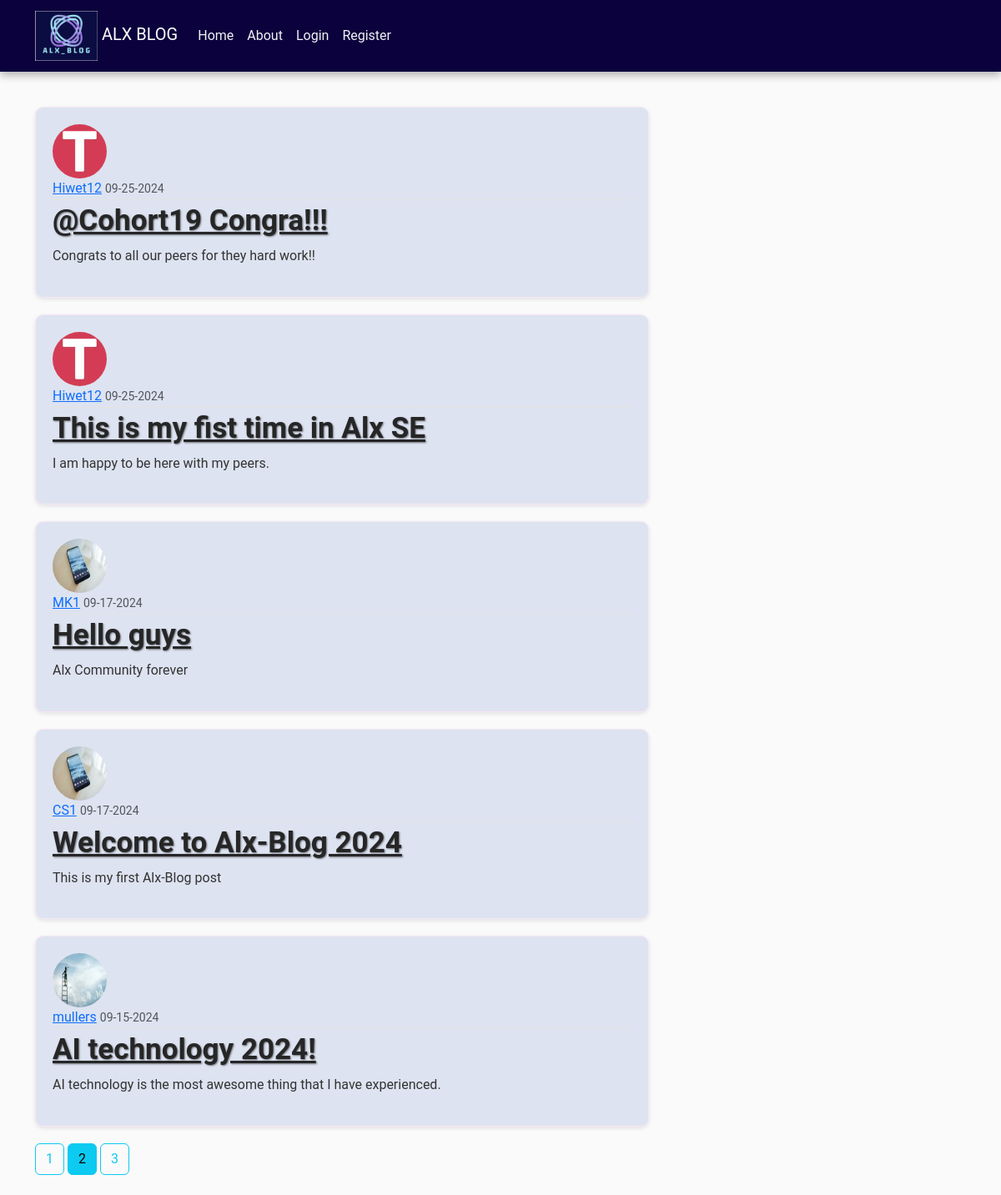
The page /home?page=2 on the database its author committed.
### alxblog/models.py (models this page shows, shortened)
class Post(db.Model):
    id = db.Column(db.Integer, primary_key=True)
    title = db.Column(db.String(150), nullable=False)
    date_posted = db.Column(db.DateTime, nullable=False, default=datetime.utcnow)
    content = db.Column(db.Text, nullable=False)
    user_id = db.Column(db.Integer, db.ForeignKey('user.id'), nullable=False)
    comments = db.relationship('Comment', backref='post', lazy=True)

class User(db.Model, UserMixin):
    id = db.Column(db.Integer, primary_key=True)
    username = db.Column(db.String(20), unique=True, nullable=False)
    email = db.Column(db.String(150), unique=True, nullable=False)
    image_file = db.Column(db.String(20), nullable=False, default='default.jpg')
    password = db.Column(db.String(60), nullable=False)
    posts = db.relationship('Post', backref='author', lazy=True)
    comments = db.relationship('Comment', back_populates='user', lazy=True)

### alxblog/routes.py (the view)
@app.route("/home")
def home():
    page = request.args.get('page', 1, type=int)
    posts = Post.query.order_by(Post.date_posted.desc()).paginate(page=page, per_page=5)
    return render_template('home.html', posts=posts, title='Home')

### alxblog/templates/home.html
{% extends "layout.html" %}
{% block content %}
{% for post in posts.items %}
 <article class="media content-section">
    <img class="rounded-circle article-img" src="{{ url_for('static', filename='profile_pics/' + post.author.image_file) }}">
    <div class="media-body">
      <div class="article-metadata">
        <a class="mr-2" href="#">{{ post.author.username }}</a>
        <small class="text-muted">{{ post.date_posted.strftime('%m-%d-%Y') }}</small>
      </div>
      <h2><a class="article-title" href="{{ url_for('post', post_id=post.id) }}">{{ post.title }}</a></h2>
      <p class="article-content">{{ post.content }}</p>
    </div>
  </article>
{% endfor %}
{% for page_num in posts.iter_pages(left_edge=1, right_edge=1, left_current=1, right_current=2) %}
{% if page_num %}
{% if posts.page == page_num%}
<a class="btn btn-info mb-4" href="{{ url_for('home', page=page_num) }}">{{ page_num }}</a>
{% else %}
<a class="btn btn-outline-info mb-4" href="{{ url_for('home', page=page_num) }}">{{ page_num }}</a>
{% endif %}
{% else %}
...
{% endif %}
{% endfor %}
{% endblock content %}

### alxblog/static/main.css (style rules this page uses)
body { background: #fafafb; font-family: "Roboto", sans-serif; font-size: medium; color: #333333; margin-top: 5rem; transition: background 0.5s ease; }
h1, h2, h3, h4, h5, h6 { font-size: 35px; color: #444444; text-shadow: 1px 1px 2px rgba(0, 0, 0, 0.5); }
.content-section { background: #dde3f0; padding: 20px; border: 1px solid #f8e6f4; border-radius: 10px; margin-bottom: 20px; box-shadow: 0 2px 5px rgba(0, 0, 0, 0.1); transition: transform 0.3s ease; }
.article-title { color: #262627; font-weight: bold; }
.article-content { white-space: pre-line; line-height: 1.6; }
.article-img { height: 65px; width: 65px; margin-right: 16px; border-radius: 50%; }
.article-metadata { padding-bottom: 1px; margin-bottom: 4px; border-bottom: 1px solid #e3e3e3; }

### rows shown on the page
Post: image_file (picture), author.username "Hiwet12", date_posted "09-25-2024", title "@Cohort19 Congra!!!", content "Congrats to all our peers for they hard work!!"
Post: image_file (picture), author.username "Hiwet12", date_posted "09-25-2024", title "This is my fist time in Alx SE", content "I am happy to be here with my peers."
Post: image_file (picture), author.username "MK1", date_posted "09-17-2024", title "Hello guys", content "Alx Community forever"
Post: image_file (picture), author.username "CS1", date_posted "09-17-2024", title "Welcome to Alx-Blog 2024", content "This is my first Alx-Blog post"
Post: image_file (picture), author.username "mullers", date_posted "09-15-2024", title "AI technology 2024!", content "AI technology is the most awesome thing that I have experienced."

### other values the page prints
{{ page_num }} "1" "3"
{{ page_num }} "2"
